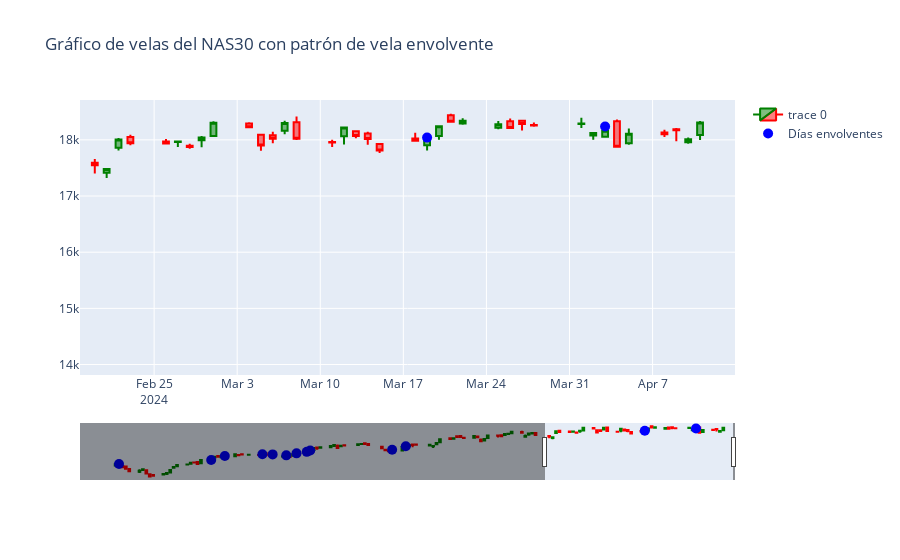

Notebook cell for this chart:
### Code cell
import datetime
import plotly.graph_objects as go
import yfinance as yf

# Obtener los datos históricos del NAS30
nasdaq_30 = yf.download("^NDX", start=datetime.datetime.now() - datetime.timedelta(days=180), end=datetime.datetime.now())

# Mostrar los últimos datos descargados
print("Últimos datos descargados del NAS30:")
print(nasdaq_30.tail())

# Función para identificar patrón de vela envolvente
def encontrar_vela_envolvente(data):
    dias_envolventes = []
    for i in range(1, len(data)):
        if (data['Open'][i] < data['Close'][i-1] and data['Close'][i] > data['Open'][i-1] and
            data['Close'][i] > data['Open'][i] and data['Open'][i] < data['Close'][i-1]):
            dias_envolventes.append(data.index[i])
    return dias_envolventes

# Encontrar días con patrón de vela envolvente
dias_envolventes = encontrar_vela_envolvente(nasdaq_30)

# Configurar la vela
candlestick = go.Candlestick(
    x=nasdaq_30.index,
    open=nasdaq_30["Open"],
    high=nasdaq_30["High"],
    low=nasdaq_30["Low"],
    close=nasdaq_30["Close"],
    increasing=dict(line=dict(color="green")),
    decreasing=dict(line=dict(color="red"))
)

# Crear el gráfico de Velas
fig = go.Figure(data=[candlestick])

# Resaltar los días con patrón de vela envolvente
fig.add_trace(go.Scatter(x=dias_envolventes, y=[nasdaq_30.loc[date]['High'] for date in dias_envolventes],
                         mode="markers", marker=dict(color="blue", size=10), name="Días envolventes"))

# Agregar un título al gráfico
fig.update_layout(title_text="Gráfico de velas del NAS30 con patrón de vela envolvente")

# Mostrar el gráfico
fig.show()
